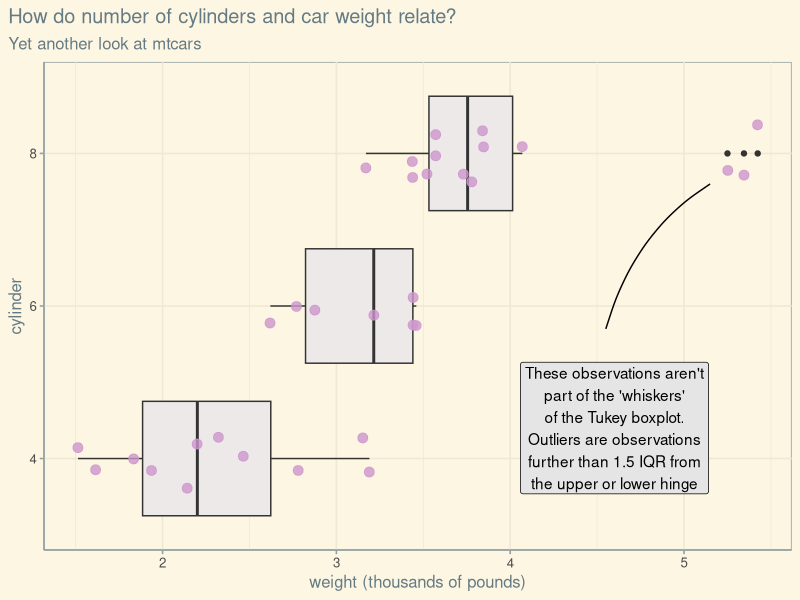

This chart was generated by the following R code:
set.seed(12345)
library(tidyverse)
mtcars %>% 
  rownames_to_column(var = "model") %>% 
  ggplot() +
  aes(x = wt) +
  aes(y = factor(cyl)) +
  ggthemes::theme_solarized() +
  geom_boxplot(fill = "snow2") +
  geom_jitter(height = .2,
              alpha = .8,
              color = "plum3",
              size = 3) +
  labs(title = "How do number of cylinders and car weight relate?") +
  labs(subtitle = "Yet another look at mtcars") +
  labs(y = "cylinder") + 
  labs(x = "weight (thousands of pounds)") +
  theme(plot.title.position = "plot") +
  geom_label(data = tibble(x = 1), # one row dataframe
             fill = "grey90",
             x = 4.6, 
             y = 1.2, # cylinder is a factor w 3 levels
             label = "These observations aren't part of the 'whiskers' of the Tukey boxplot. Outliers are observations further than 1.5 IQR from the upper or lower hinge" %>% 
               str_wrap(25)) +
  geom_curve(data = tibble(x = 1),
             curvature = -.2,
             angle = 80,
             x = 4.55, xend = 5.15,
             y = 1.85, yend = 2.8,
             )
